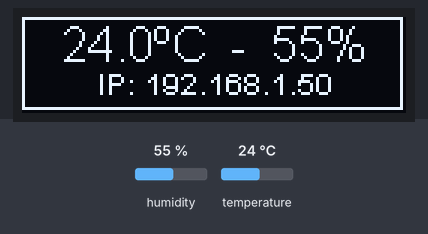
Recording of a sketch running on a simulated ESP8266 (NodeMCU). Parts: 128×32 one-colour display. The inputs (shaded band) are chosen by the test bench; at power-on: humidity 55 %, temperature 24 °C. WiFi joins after 1.5 s; servers stay silent unless stated; what the sketch prints to the serial monitor is not drawn.

Above: at 3.2 s.
3.3 s: humidity set to 22 %
At 4.5 s:
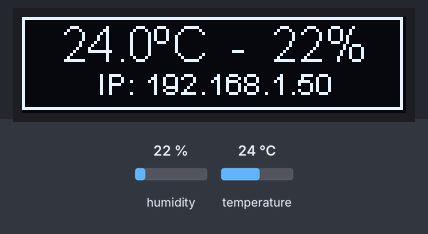
5.2 s: temperature set to 12 °C
At 6.5 s:
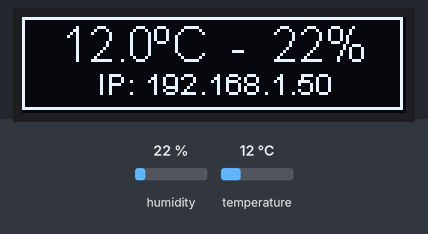
7.3 s: humidity set to 40 %
At 8.6 s:
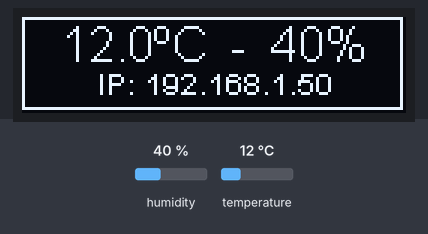
9.5 s: temperature set to 19 °C
At 10.6 s:
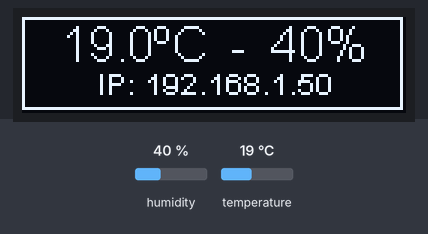
Timing chart, 0 to 12.5 s (numbered marks = the images above; inputs shaded):
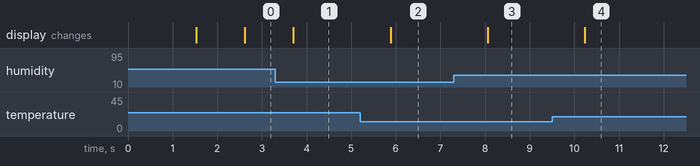

Measured:
- after the input at 3.3 s, the display: changes after 0.40 s (image 1)
- after the input at 5.2 s, the display: changes after 0.68 s (image 2)
- after the input at 7.3 s, the display: changes after 0.76 s (image 3)
- after the input at 9.5 s, the display: changes after 0.74 s (image 4)

The sketch:

I2C-Display-Termometro.ino
```cpp
#include <ESP8266WiFi.h>
#include <SSD1306Wire.h>
#include <AM2320.h>

#define SDA_PIN       4
#define SCL_PIN       5
#define ENDERECO_OLED 0x3C
#define TAMANHO       GEOMETRY_128_32

// WiFi network info.
const char* ssid = "ssid";
const char* senha = "senha";

unsigned long contador;         // Armazena o valor dos milisegundos até o próximo intervalo
unsigned long intervalo = 1000; // Tempo em ms do intervalo a ser executado
float temperatura;
float umidade;

SSD1306Wire display(ENDERECO_OLED, SDA_PIN, SCL_PIN, TAMANHO); // SDA, SCL -> Configuracao do display SSD1306

AM2320 sensor; // Cria uma instancia do sensor AM2320

void setup() {
  // Conexao to Wi-Fi
  // Mostrar informacao no Display OLED
  display.init();
  display.setTextAlignment(TEXT_ALIGN_CENTER_BOTH);
  display.setFont(ArialMT_Plain_24);
  display.drawString(display.getWidth() / 2, display.getHeight() / 2, "Conectando");
  display.display();
  // Mostrar informacao na porta Serial
  Serial.begin(115200);
  Serial.print("Conectando ");
  Serial.println(ssid);
  WiFi.begin(ssid, senha);
  while (WiFi.status() != WL_CONNECTED) {
    delay(500);
    Serial.print(".");
  }
  // Mostra IP da conexao na porta Serial
  Serial.println("");
  Serial.println("WiFi conectado.");
  Serial.print("Endereço IP: ");
  Serial.println(WiFi.localIP());
  Serial.println("Use este endereço para conectar ao ESP8266");
  Serial.println();
  // Mostra o IP da conexao no display OLED
  display.clear();
  display.setFont(ArialMT_Plain_10);
  display.drawString(display.getWidth() / 2, 18, "IP: " + WiFi.localIP().toString());
  display.display();

  sensor.begin(SDA_PIN, SCL_PIN); // Conecta o sensor AM2320 ao barramento I2C - SDA, SCL
  contador = millis(); // Inicializa o contador para o intervalo
}

void loop() {
  String infoDisplay; // Variavel que armazena a informacao a ser mostrada no display ou porta serial
  char strDisplay[30]; // Variavel auxiliar para armazenar infoDisplay formatada
  if (millis() - contador > intervalo) {
    if (sensor.measure()) { // Verifica se o sensor esta operacional para leitura dos valores
      temperatura = sensor.getTemperature(); // Obtem o valor de temperatura
      umidade = sensor.getHumidity(); // Obtem o valor da umidade relativa
      sprintf(strDisplay, "%.1fºC  -  %.0f%%", temperatura, umidade); // Formata a saida para ser mostrada no display
    } else {
      sprintf(strDisplay, "Erro leitura");
    }
    infoDisplay = strDisplay; // Atualiza o conteudo da informacao para String infoDisplay
    Serial.println(infoDisplay); // Imprime informacao formatada na serial
    // Mostra informacao atualizada da hora no display OLED
    display.clear();
    display.drawRect(0, 0, display.getWidth() - 1, display.getHeight() - 1);
    display.setTextAlignment(TEXT_ALIGN_CENTER);
    display.setFont(ArialMT_Plain_16);
    display.drawString(display.getWidth() / 2, display.getHeight() / 2 - 16, infoDisplay);
    display.setFont(ArialMT_Plain_10);
    display.drawString(display.getWidth() / 2, display.getHeight() / 2 + (TAMANHO == GEOMETRY_128_64 ? 5 : 0), "IP: " + WiFi.localIP().toString());
    display.display();

    contador = millis();
  }
}
```
